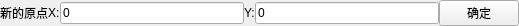
<?xml version="1.0" encoding="UTF-8"?>
<ui version="4.0">
 <class>QG_SetOrignal</class>
 <widget class="QWidget" name="QG_SetOrignal">
  <property name="geometry">
   <rect>
    <x>0</x>
    <y>0</y>
    <width>519</width>
    <height>24</height>
   </rect>
  </property>
  <property name="minimumSize">
   <size>
    <width>519</width>
    <height>0</height>
   </size>
  </property>
  <property name="windowTitle">
   <string>Form</string>
  </property>
  <layout class="QGridLayout" name="gridLayout">
   <property name="margin">
    <number>0</number>
   </property>
   <property name="spacing">
    <number>0</number>
   </property>
   <item row="0" column="0">
    <layout class="QHBoxLayout" name="horizontalLayout_19">
     <property name="spacing">
      <number>0</number>
     </property>
     <item>
      <widget class="QLabel" name="label_15">
       <property name="text">
        <string>新的原点</string>
       </property>
      </widget>
     </item>
     <item>
      <layout class="QHBoxLayout" name="horizontalLayout_22">
       <property name="spacing">
        <number>0</number>
       </property>
       <item>
        <widget class="QLabel" name="label_16">
         <property name="text">
          <string>X:</string>
         </property>
        </widget>
       </item>
       <item>
        <widget class="QLineEdit" name="setOrigin_NewCenterX">
         <property name="text">
          <string>0</string>
         </property>
        </widget>
       </item>
      </layout>
     </item>
     <item>
      <layout class="QHBoxLayout" name="horizontalLayout_23">
       <property name="spacing">
        <number>0</number>
       </property>
       <item>
        <widget class="QLabel" name="label_17">
         <property name="text">
          <string>Y:</string>
         </property>
        </widget>
       </item>
       <item>
        <widget class="QLineEdit" name="setOrigin_NewCenterY">
         <property name="text">
          <string>0</string>
         </property>
        </widget>
       </item>
      </layout>
     </item>
    </layout>
   </item>
   <item row="0" column="1">
    <widget class="QPushButton" name="pushButton_ok">
     <property name="text">
      <string>确定</string>
     </property>
    </widget>
   </item>
  </layout>
 </widget>
 <resources/>
 <connections/>
 <slots>
  <slot>slotNext()</slot>
  <slot>slotOk()</slot>
 </slots>
</ui>
